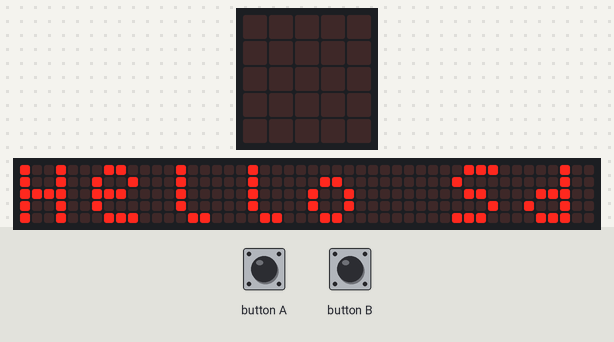
Bench run of a program on a simulated BBC micro:bit (MakeCode). Shown: the board's 5×5 LED display, a strip that is not on the board, showing the scrolling text unrolled. The test bench sets the inputs (shaded band). The 48×5 strip is a reading aid, not a part: it shows the text the display is scrolling, unrolled, one strip-width of it at a time.

Above: at 5.0 s.
At 12.0 s:
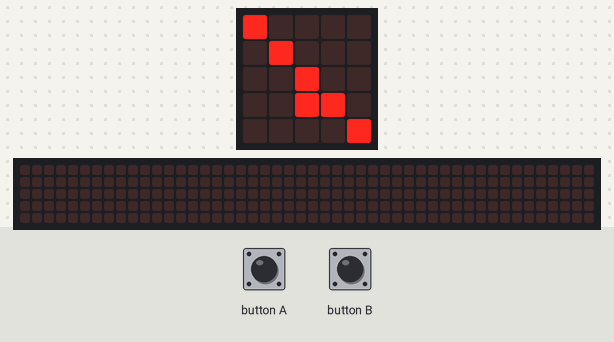
12.1 s: button A pressed for 0.15 s
At 12.55 s:
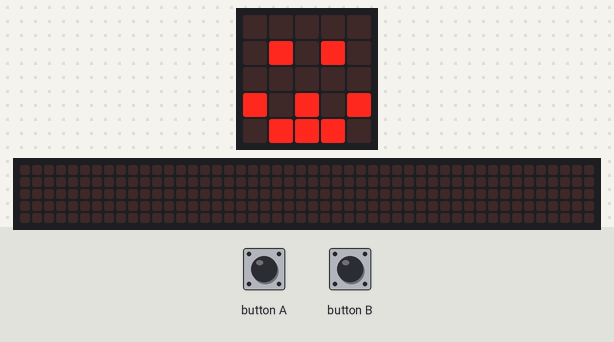
12.8 s: button B pressed for 0.15 s
At 13.21 s:
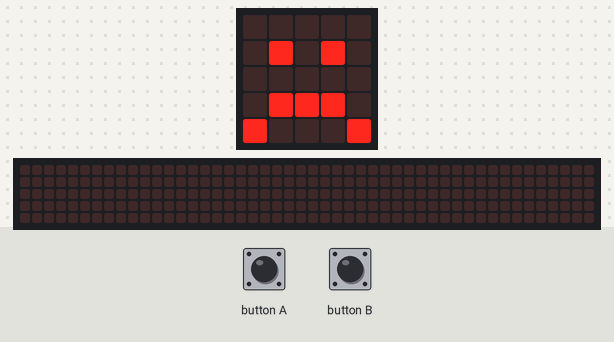

The program:

SDE-TP2.py
```python
def on_button_pressed_a():
    images.icon_image(IconNames.HAPPY).show_image(0)
input.on_button_pressed(Button.A, on_button_pressed_a)

def on_button_pressed_b():
    images.icon_image(IconNames.SAD).show_image(0)
input.on_button_pressed(Button.B, on_button_pressed_b)

basic.show_string("Hello SdE2!")
Var1 = "Moad Asehraoui"

def on_forever():
    led.plot(2, 3)
    basic.pause(200)
    led.unplot(2, 3)
basic.forever(on_forever)


# Exo 3:
if input.button_is_pressed(Button.A):
    images.icon_image(IconNames.HAPPY).show_image(1)
elif input.button_is_pressed(Button.B):
    images.icon_image(IconNames.SAD).show_image(0)

def on_forever():
    pass
basic.forever(on_forever)

# Exo 4 :

var4 = 0
for var5 in range(5):
    var4 = var5 / 1
    for index in range(4):
        led.plot(var4, var4)
        var5 += 1

def on_forever():
    pass
basic.forever(on_forever)
```

Measured:
- after the input at 12.1 s, the display: first differs from a run without the input after 0.15 s (image 2 shows a later state)
- after the input at 12.8 s, the display: changes after 0.20 s (image 3)
- what the display in image 0 shows lasts 0.6 s, from 5.0 s to 5.6 s
- what the display in image 2 shows lasts 0.5 s, from 12.3 s to 12.8 s
